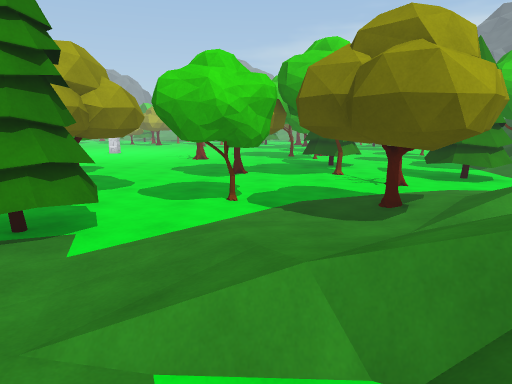
view 1 (above)

24 first-person views from a walk through a scene from a Unity 3-D project. The camera is 1.3 m above the floor, tilts 10° down and sees 70° across. The floor is counted in squares, 1 m on a side. Each view is taken from the middle of a square. On the plan, view 1 faces up. The plan holds only what a view shows up to about 15 squares ahead; the rest is blank. The place goes on beyond the plan.

view 2
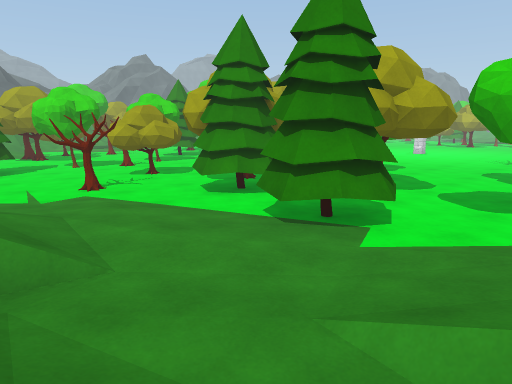

view 3
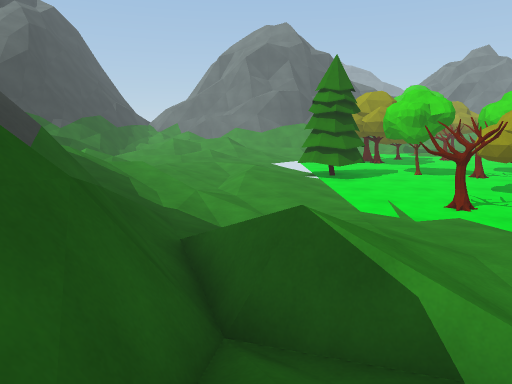

view 4
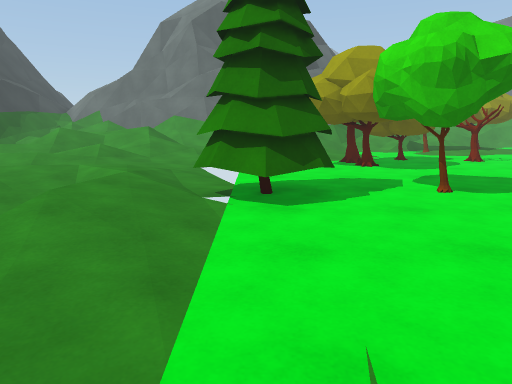

view 5
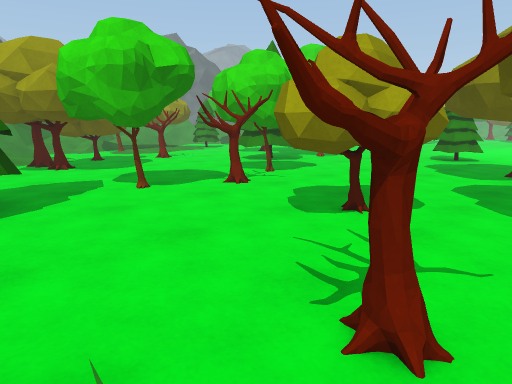

view 6
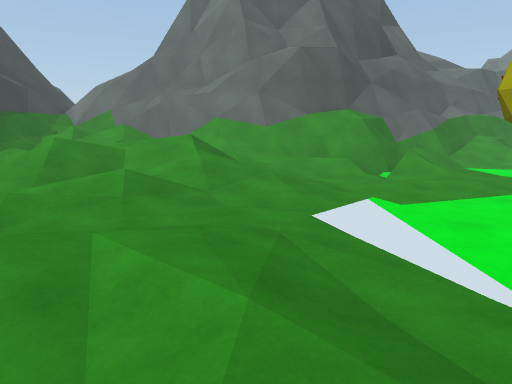

view 7
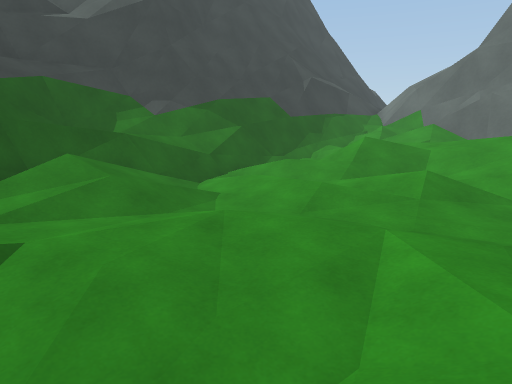

view 8
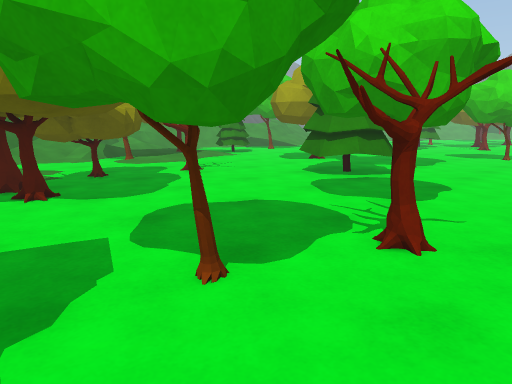

view 9
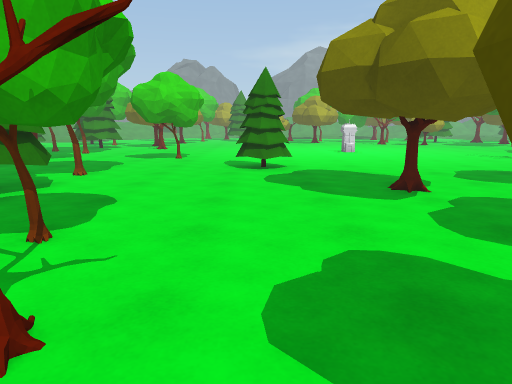

view 10
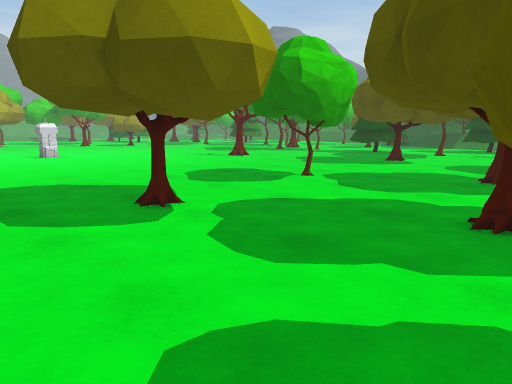

view 11
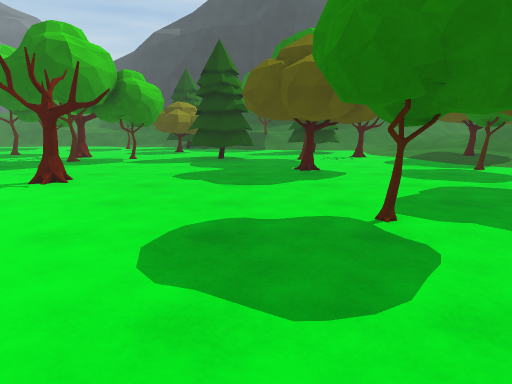

view 12
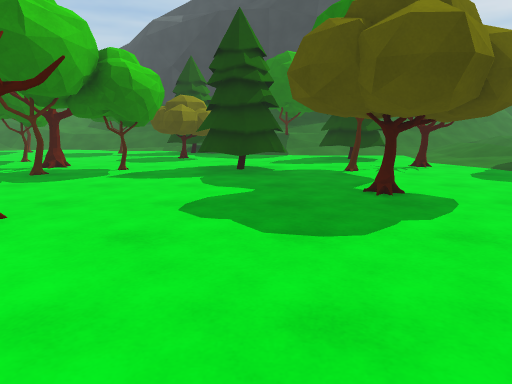

view 13
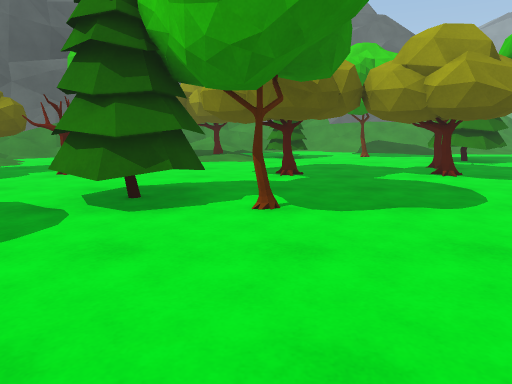

view 14
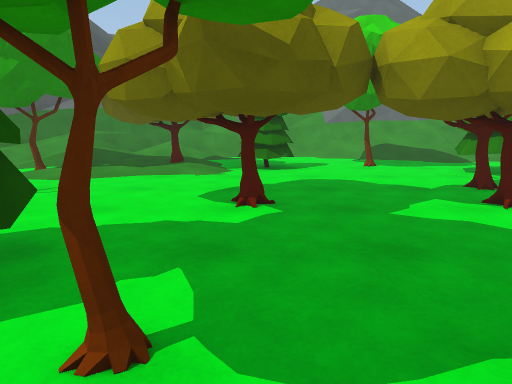

view 15
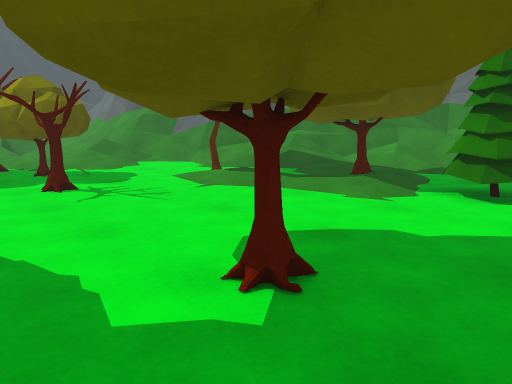

view 16
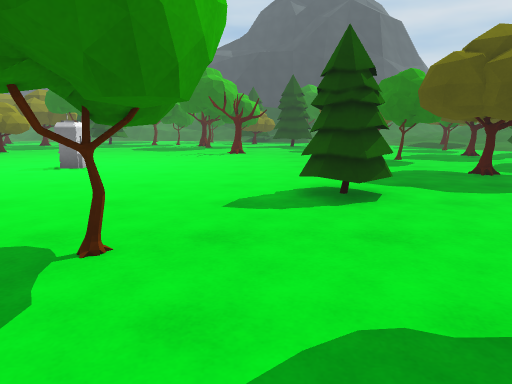

view 17
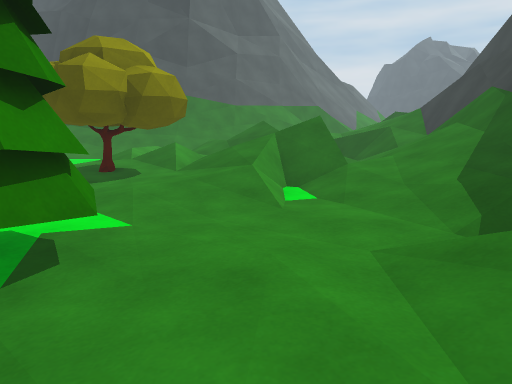

view 18
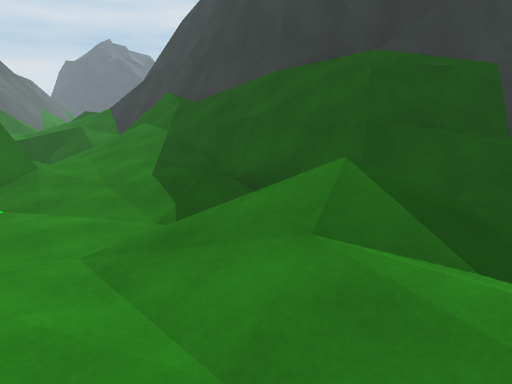

view 19
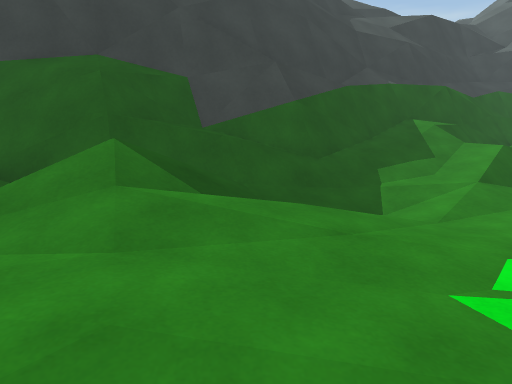

view 20
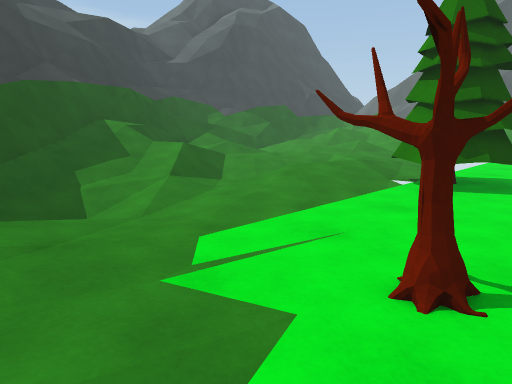

view 21
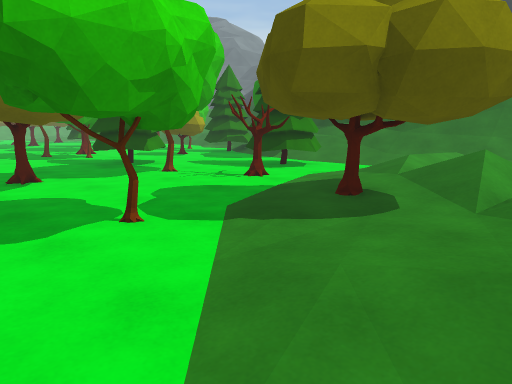

view 22
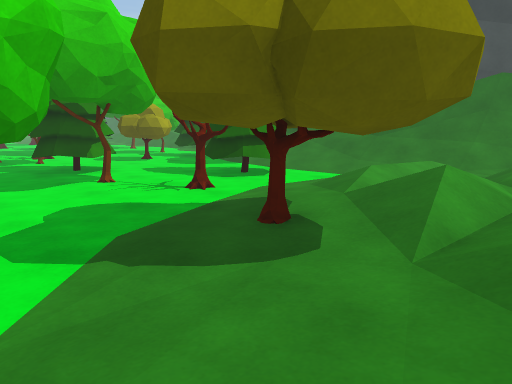

view 23
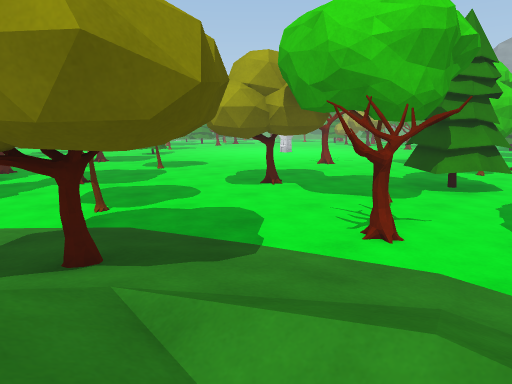

view 24
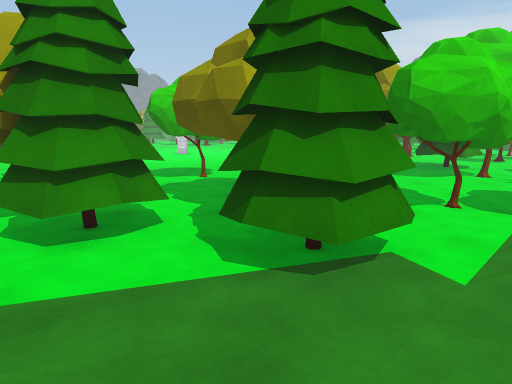

### Floor plan
Key: @ floor where view 1 was taken; # wall or solid block; x gap in a wall; . main floor; : floor 0.25 m higher than the main floor; - floor 0.25 m lower than the main floor; + floor 0.5 m higher than the main floor; * floor 2 m higher than the main floor; % floor 6 m higher than the main floor; / step, stairs or slope; = window, fence, low wall or low ledge; ^ raised ledge; v drop or lower ground; T tree; H thing the floor can be seen under or through; O other object.
Columns run from 31 left of view 1 to 7 right of it. Each row starts with its distance up from view 1.
 22 .....T###. T##...........  ......T ....
 21 T....T###...#T..............T.....#T..T
 20 ...... #....................T....T#T..T
 19 .......x........TT................TT..T
 18  T....HH.......TTT...............TTTT..
 17  TT...HHH.......T................TTTT..
 16 #.....HHH..T......................TT...
 15 ##T...HH..TT.......H...# ....###.......
 14 ###......TTT......HT#..#TT...###..T...T
 13 ##//.....TTT......HTT..##....###.....TT
 12 #./.......T........HH..............T.TT
 11 /.T...TT....T ...........###.......T...
 10 /.T...T......#T......##..#T#.T#........
  9 //....T.....T#T.....#TT .#TT.##T....://
  8 /....TTT......TT. TT. TTT.#..T#TT#TTT//
  7 =/... TT##... T..TTT.#TTT.TTT...#TTT///
  6 =O.//.TTTT..T#T..TTT..TTT.TTT...:TTT///
  5 == //:. TT..T#T.....T.....TTT..::/T////
  4 =#==/:.. #..........T........./////   /
  3 =#=/ ........TTT....T...:::.../////  //
  2 #==/........  TT........::......///  //
  1 ##//....    .TT.......://///..///=
  0 #=/////:....//........////=////@//  /=
 -1 #//////:...:/::::...-  //=/////////////
 -2 #///////..:://///././////=##==/////////
 -3 #=  =////:.:.///-////////=vvx* =//===//
 -4 #=  //////.:://///////==#==#######=####
 -5 #/ =///////:::://////=###=###    ###
 -6 =/  /////+./:::  ///=######
 -7  /   /////.//// ///=#^
 -8 //  // ////////====^^ vv
 -9 ////// //###//=###^^vvv
-10 /= =###=^^==^=## ^^vv%
-11 =#######^^^^^^  vv

Where each view was taken, in squares from view 1:
view 1: 0 up, 0 right, facing up
view 2: 0 up, 0 right, facing up-left
view 3: 1 down, 2 left, facing left
view 4: 2 up, 10 left, facing left
view 5: 2 up, 10 left, facing up-left
view 6: 1 down, 16 left, facing left
view 7: 1 down, 16 left, facing down-left
view 8: 4 up, 15 left, facing up-left
view 9: 6 up, 15 left, facing up
view 10: 8 up, 15 left, facing up-right
view 11: 16 up, 12 left, facing right
view 12: 17 up, 8 left, facing right
view 13: 16 up, 14 left, facing left
view 14: 17 up, 18 left, facing left
view 15: 19 up, 22 left, facing down-left
view 16: 20 up, 22 left, facing right
view 17: 3 up, 8 left, facing right
view 18: 3 up, 8 left, facing down-right
view 19: 5 up, 8 left, facing down
view 20: 5 up, 8 left, facing down-left
view 21: 4 up, 3 left, facing up-right
view 22: 4 up, 1 left, facing up-right
view 23: 6 up, 7 right, facing up-left
view 24: 1 up, 5 left, facing up
